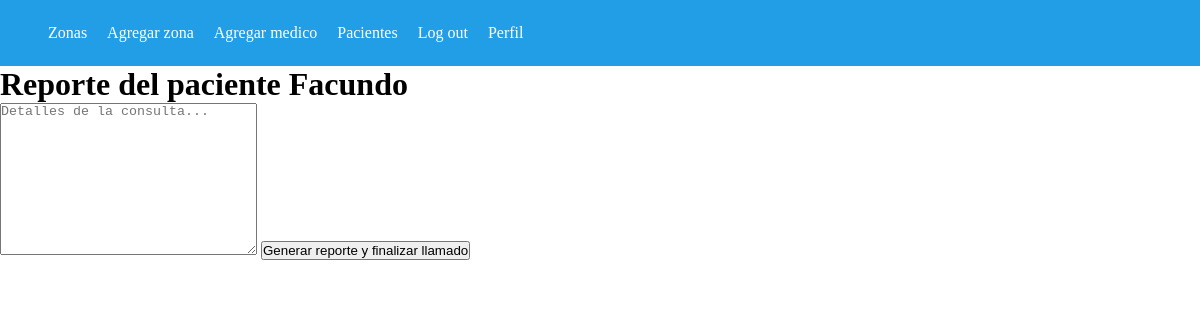
The page /generarReporte/1 (signed in) on the database as committed earlier.
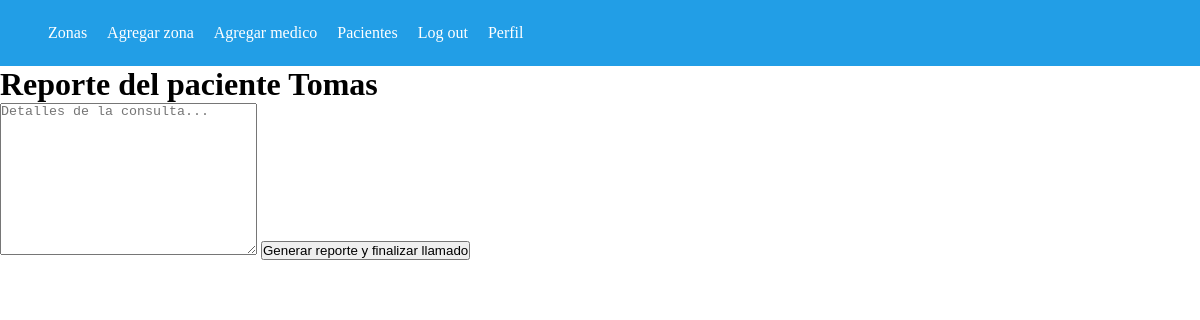
The same page on the database as committed later.
### administracion/models.py (models this page shows)
class Paciente(models.Model):
    nombre_paciente = models.CharField(max_length=100)
    apellido_paciente = models.CharField(max_length=100)
    dni_paciente = models.CharField(max_length=100)
    fecha_nac_paciente = models.DateField()
    medico_asignado = models.ForeignKey(Medico, null=True, on_delete=models.CASCADE)
    zona = models.ForeignKey(Zona, default=None, on_delete=models.CASCADE)
    perfil = models.ForeignKey(Perfil, default=None, on_delete=models.CASCADE)

### administracion/views.py (the view)
# urls.py: path('generarReporte/<int:id>', views.generarReporte, name="generarReporte"),
def generarReporte(req, id):
    paciente = Paciente.objects.get(id=id)
    if req.method == "POST":
        nuevo_reporte = Reporte(tipo=False, consulta = req.POST['consulta'])
        nuevo_reporte.save()
        print(paciente)
        print(paciente.perfil.isCalling)
        print(paciente.perfil.isCallingNormal)
        paciente.perfil.isCalling = False
        paciente.perfil.isCallingNormal = False
        paciente.perfil.save()
        return redirect('/')
    else:
        return render(req, 'generarReporte.html', {
            'paciente':paciente
        })

### administracion/templates/generarReporte.html (shortened to what this page needs)
{% extends 'base.html' %}
{% load static %}
    {% block content %}
        <h1>Reporte del paciente {{paciente.nombre_paciente}}</h1>
        <form action="{% url 'generarReporte' paciente.id %}" method="POST">
            <textarea name="consulta" id="" cols="30" rows="10" placeholder="Detalles de la consulta..."></textarea>
            <button>
                Generar reporte y finalizar llamado
            </button>
        </form>
    {% endblock content %}

Rows that differ between the two databases and show on the page:
changed Paciente: nombre_paciente "Facundo" → "Tomas"
